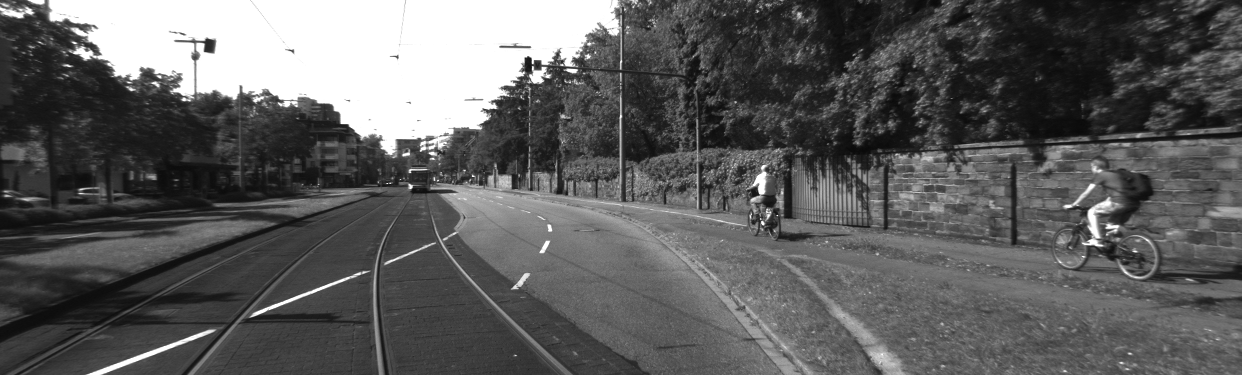
#> input picture Stereo-visual-odometry/sync_image/image_00/data/0000000000.png, 1242 x 375 px, found by its file name
$ python Stereo.py
#> lines starting #> are read from the running program, lines starting #| are printed output that depends on the picture; after the words box and inside, x2 and y2 are one past the last pixel; in counts of white or black regions, pixels touching at a corner belong together
import numpy as np
import cv2
import os


ImT1_L = cv2.imread('/home/hippo/notebook/Stereo-visual-odometry/sync_image/image_00/data/0000000000.png', 0)  # 0 flag returns a grayscale image
#> ImT1_L is the input picture: shape (375, 1242); min 9, max 255, mean 93.1
ImT1_R = cv2.imread('/home/hippo/notebook/Stereo-visual-odometry/sync_image/image_01/data/0000000000.png', 0)

ImT2_L = cv2.imread('/home/hippo/notebook/Stereo-visual-odometry/sync_image/image_00/data/0000000001.png', 0)
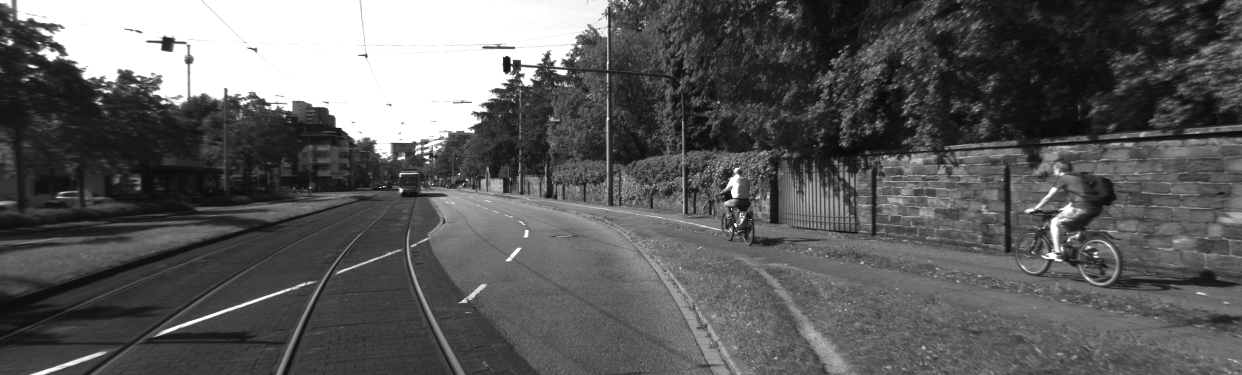
#> input picture Stereo-visual-odometry/sync_image/image_01/data/0000000001.png, 1242 x 375 px, found by its file name
#> ImT2_L is the input picture: shape (375, 1242); min 8, max 255, mean 92.8
ImT2_R = cv2.imread('/home/hippo/notebook/Stereo-visual-odometry/sync_image/image_01/data/0000000001.png', 0)


# cv2.imshow('ImT1_L', ImT1_L)
# cv2.waitKey(0)
# cv2.destroyAllWindows()

block = 15

# emperical values from P1, P2 as suggested in Ocv documentation
P1 = 0  # block * block * 8
P2 = 0  # block * block * 32

disparityEngine = cv2.StereoSGBM_create(minDisparity=0, numDisparities=16, blockSize=block, P1=P1, P2=P2)
ImT1_disparity = disparityEngine.compute(ImT1_L, ImT1_R).astype(np.float32)
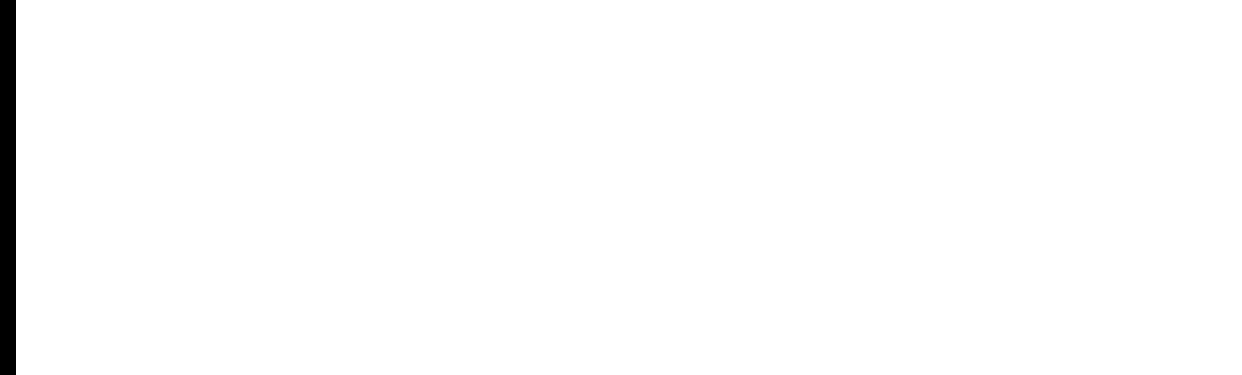
#> ImT1_disparity: shape (375, 1242) float32; values -16 (black) and 0 (white), 98.7% white; 1 black region, box (x1, y1, x2, y2) and area: (0, 0, 16, 375) 6000
cv2.imwrite('disparity.png', ImT1_disparity)
ImT1_disparityA = np.divide(ImT1_disparity, 16.0)

ImT2_disparity = disparityEngine.compute(ImT2_L, ImT2_R).astype(np.float32)
ImT2_disparityA = np.divide(ImT2_disparity, 16.0)
TILE_H = 10
TILE_W = 20
fastFeatureEngine = cv2.FastFeatureDetector_create()

# [6 lines of commented-out code are left out]
H, W = ImT1_L.shape
#> H = 375; W = 1242
kp = []
idx = 0
for y in range(0, H, TILE_H):
    for x in range(0, W, TILE_W):
        imPatch = ImT1_L[y:y + TILE_H, x:x + TILE_W]
        keypoints = fastFeatureEngine.detect(imPatch)
        for pt in keypoints:
            pt.pt = (pt.pt[0] + x, pt.pt[1] + y)

        if (len(keypoints) > 10):
            keypoints = sorted(keypoints, key=lambda x: -x.response)
            for kpt in keypoints[0:10]:
                kp.append(kpt)
        else:
            for kpt in keypoints:
                kp.append(kpt)
#> after the loop, kp = 4129 keypoints; strongest (x, y, size): (387, 183, 7), (514, 84, 7), (472, 176, 7), (390, 183, 7)

ftDebug = ImT1_L
ftDebug = cv2.drawKeypoints(ImT1_L, kp, ftDebug, color=(255, 0, 0))
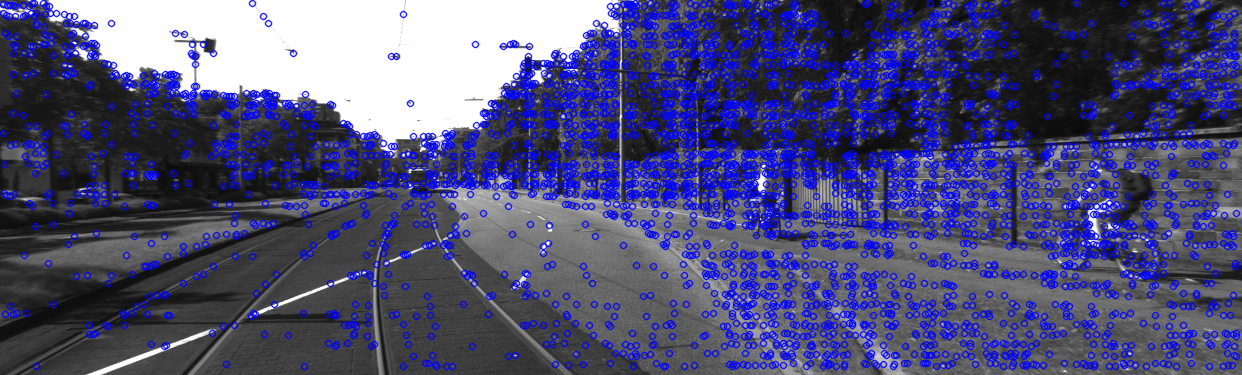
#> ftDebug: shape (375, 1242, 3); mean of channels 0, 1, 2 122.3, 78.2, 78.2; drawn as B, G, R
#cv2.imwrite('ftDebug.png', ftDebug)
# pack keypoint 2-d coords into numpy array
trackPoints1 = np.zeros((len(kp), 1, 2), dtype=np.float32)
for i, kpt in enumerate(kp):
    trackPoints1[i, :, 0] = kpt.pt[0]
    trackPoints1[i, :, 1] = kpt.pt[1]
#> this loop made 4129 passes
#> kpt on passes 1 to 3: keypoint at (3, 4), size 7, keypoint at (7, 5), size 7, keypoint at (10, 5), size 7

# Parameters for lucas kanade optical flow
lk_params = dict(winSize=(15, 15),
                 maxLevel=2,
                 criteria=(cv2.TERM_CRITERIA_EPS | cv2.TERM_CRITERIA_COUNT, 10, 0.03))

trackPoints2, st, err = cv2.calcOpticalFlowPyrLK(ImT1_L, ImT2_L, trackPoints1, None, **lk_params)
#> st = 4129 values, max 1 at index 0, min 0 at index 4, mean 0.956

ptTrackable = np.where(st == 1, 1, 0).astype(bool)
trackPoints1_KLT = trackPoints1[ptTrackable, ...]
#> trackPoints1_KLT = 3947 pairs, first value 3 to 1236, second value 3 to 366
trackPoints2_KLT_t = trackPoints2[ptTrackable, ...]
#> trackPoints2_KLT_t = 3947 pairs, first value -7.51 to 1249, second value -7.1 to 381.8
trackPoints2_KLT = np.around(trackPoints2_KLT_t)
#> trackPoints2_KLT = 3947 pairs, first value -8 to 1249, second value -7 to 382
trackPoints2_KLT

# params for ShiTomasi corner detection
feature_params = dict(maxCorners=100,
                      qualityLevel=0.3,
                      minDistance=7,
                      blockSize=7)

# Parameters for lucas kanade optical flow
lk_params = dict(winSize=(15, 15),

                 maxLevel=2,
                 criteria=(cv2.TERM_CRITERIA_EPS | cv2.TERM_CRITERIA_COUNT, 10, 0.03))

p0 = cv2.goodFeaturesToTrack(ImT1_L, mask=None, **feature_params)
#> p0 = 85 rows, first 8: [528, 58], [534, 62], [410, 186], [544, 67], [756, 194], [563, 62], [206, 49], [342, 121]
p1, st, err = cv2.calcOpticalFlowPyrLK(ImT1_L, ImT2_L, p0, None, **lk_params)
#> p1 = 85 rows, first 8: [506.7, 57.72], [522.5, 65.14], [400.3, 189.7], [530.9, 67.7], [764.2, 176.4], [552.8, 63.12], [203.4, 40.47], [336.8, 125]; st = 85 values, max 1 at index 0, min 0 at index 45, mean 0.988; err = 85 values, max 102.1 at index 6, min 0 at index 45, mean 27.19


# [13 lines of commented-out code are left out]
M = [0] * len(p1)
#> M = 85 values from 0 to 0
print(len(M))
#| 85
for i in range(85):
    M[i] = [0] * len(p1)
#> after the loop, M = 85 items

# Set M[i][j] to 1 for all points i ,j in which are the same distance apart in image t+1 and image t
for i in range(0,len(p1)):
    for j in range(0,len(p1)):
        if abs((((p0[i][0][0] - p0[j][0][0])**2 + (p0[i][0][1] - p0[j][0][1])**2)**(1/2) - ((p1[i][0][0] - p1[j][0][0])**2 + (p1[i][0][1] - p1[j][0][1])**2)**(1/2))) < 0.01:
            M[i][j]=1
#> this loop made 85 passes
count = 0
maxn = 0
maxc = 0

'''
for i in range(0,len(p1)):
    for j in range(0,len(p1)):
            print ("{} ".format(M[i][j]),end='')
    print("\n")
'''

# Find point with maximum degree and store in maxn
for i in range(0,len(p1)):
    for j in range(0,len(p1)):
        if M[i][j] == 1:
            count = count+1
    if count > maxc:
        maxc = count
        maxn = i
    count=0
#> this loop made 85 passes
#> (maxc, maxn) on passes 1, 12: (1, 0), (2, 11)
#> after the loop, maxc = 2; maxn = 11

clique = [maxn]
#> clique = [11]
isin = True

while True:
    potentialnodes = list()
    # Find potential nodes which are connected to all nodes in the clique
    for i in range(0,len(p1)):
        for j in range(0,len(clique)):
            isin = isin & M[i][clique[j]]
        if isin == True and i not in clique:
            potentialnodes.append(i)
        isin=True

    count = 0
    maxn = 0
    maxc = 0
    # Find the node which is connected to the maximum number of potential nodes and store in maxn
    for i in range(0,len(potentialnodes)):
        for j in range(0,len(potentialnodes)):
            if M[potentialnodes[i]][potentialnodes[j]] == 1:
                count = count+1
        if count > maxc:
            maxc = count
            maxn = potentialnodes[i]
        count=0
    if maxc==0:
        break
    clique.append(maxn)
#> after the loop, clique = [11, 24]

print("ooga booga")
